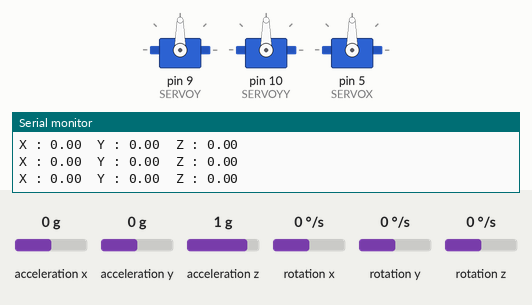
Simulated run of this sketch. Board: Arduino Uno, built with avr-gcc and run on an emulated ATmega328P. Parts: 3 × servo, the last lines printed to the serial monitor. Inputs (shaded band) come from the test bench; at power-on: acceleration x 0 g, acceleration y 0 g, acceleration z 1 g, rotation x 0 °/s, rotation y 0 °/s, rotation z 0 °/s.

Above: at 5.2 s.
5.3 s: acceleration x set to 0.8 g
At 7.2 s:
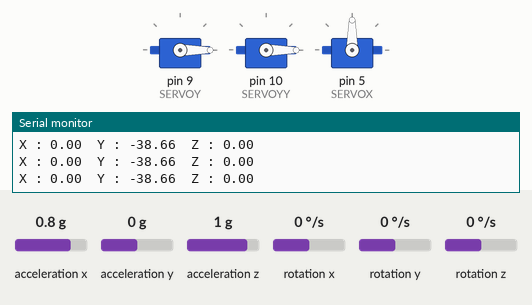
7.5 s: acceleration x set to 0.1 g
10.5 s: acceleration x set to -0.2 g
At 13.0 s:
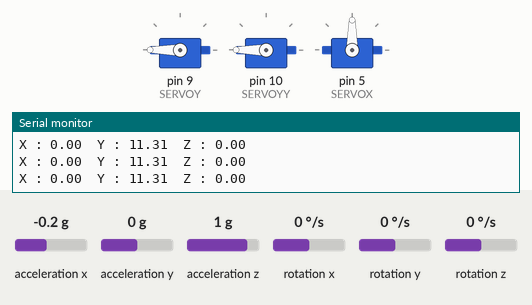
13.5 s: acceleration y set to -1.4 g
At 14.5 s:
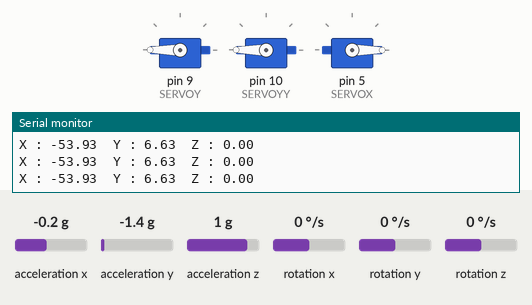
15.6 s: acceleration y set to -0.1 g
18.6 s: acceleration y set to 0.2 g
At 21.0 s:
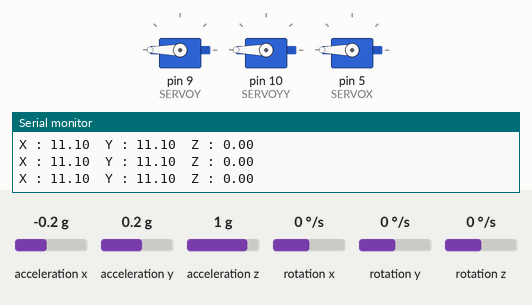
Timing chart, 0 to 22.5 s (numbered marks = the images above; inputs shaded):
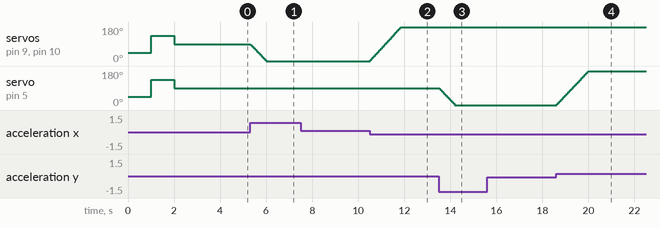

The sketch:

GetAngle.ino
```cpp
#include <Servo.h>
#include "Wire.h"
#include <MPU6050_light.h>


MPU6050 mpu(Wire);
unsigned long timer = 0;
Servo SERVOY;
Servo SERVOX;
Servo SERVOYY;
void setup() {
  Serial.begin(9600);
  Wire.begin();
  SERVOY.attach(9);
  SERVOYY.attach(10);
  SERVOX.attach(5);
  SERVOY.write(45);
  SERVOYY.write(45);
  SERVOX.write(45);
  delay(1000);
  SERVOY.write(135);
  SERVOYY.write(135);
  SERVOX.write(135);
  delay(1000);
  SERVOY.write(90);
  SERVOYY.write(90);
  SERVOX.write(90);


  byte status = mpu.begin();
  Serial.print(F("MPU6050 status: "));
  Serial.println(status);
  while (status != 0) {}

  Serial.println(F("Calculating offsets, do not move MPU6050"));
  delay(1000);
  // mpu.upsideDownMounting = true;
  mpu.calcOffsets();  // gyro and accelero
  Serial.println("Done!\n");
}

void loop() {
  mpu.update();

  if ((millis() - timer) > 10) {  // print data every 10ms
    Serial.print("X : ");
    Serial.print(mpu.getAngleX());
    Serial.print("\tY : ");
    Serial.print(mpu.getAngleY());
    Serial.print("\tZ : ");
    Serial.println(mpu.getAngleZ());
    timer = millis();
  }

  if (mpu.getAngleY() < -1) {
    SERVOY.write(SERVOY.read() - 1);
    //SERVOYY.write(SERVOYY.read()-1);
  }
  if (mpu.getAngleY() < -1) {
    SERVOYY.write(SERVOYY.read() - 1);
  }
  //if(mpu.getAngleY() >= -1 && mpu.getAngleY() <= 1){
  //  SERVOY.write(90);
  //  }
  if (mpu.getAngleY() > 1) {
    SERVOY.write(SERVOY.read() + 1);
  }
  if (mpu.getAngleY() > 1) {
    SERVOYY.write(SERVOYY.read() + 1);
  }
  if (mpu.getAngleX() > 1) {
    SERVOX.write(SERVOX.read() + 1);
  }
  if (mpu.getAngleX() < -1) {
    SERVOX.write(SERVOX.read() - 1);
  }
}
```

Measured:
- the behaviour switches between 0 and -0.1 g on acceleration x (found by bisection; images 1 and 2)
- the behaviour switches between 0 and 0.1 g on acceleration y (found by bisection; images 3 and 4)
- after the input at 5.3 s, servo on pin 9 (SERVOY), servo on pin 10 (SERVOYY): moves from 90° to 0° over 0.68 s, starting at once
- after the input at 10.5 s, servo on pin 9 (SERVOY), servo on pin 10 (SERVOYY): moves from 0° to 180° over 1.3 s, starting at once
- after the input at 13.5 s, servo on pin 5 (SERVOX): moves from 90° to 0° over 0.69 s, starting at once
- after the input at 18.6 s, servo on pin 5 (SERVOX): moves from 0° to 180° over 1.4 s, starting at once
